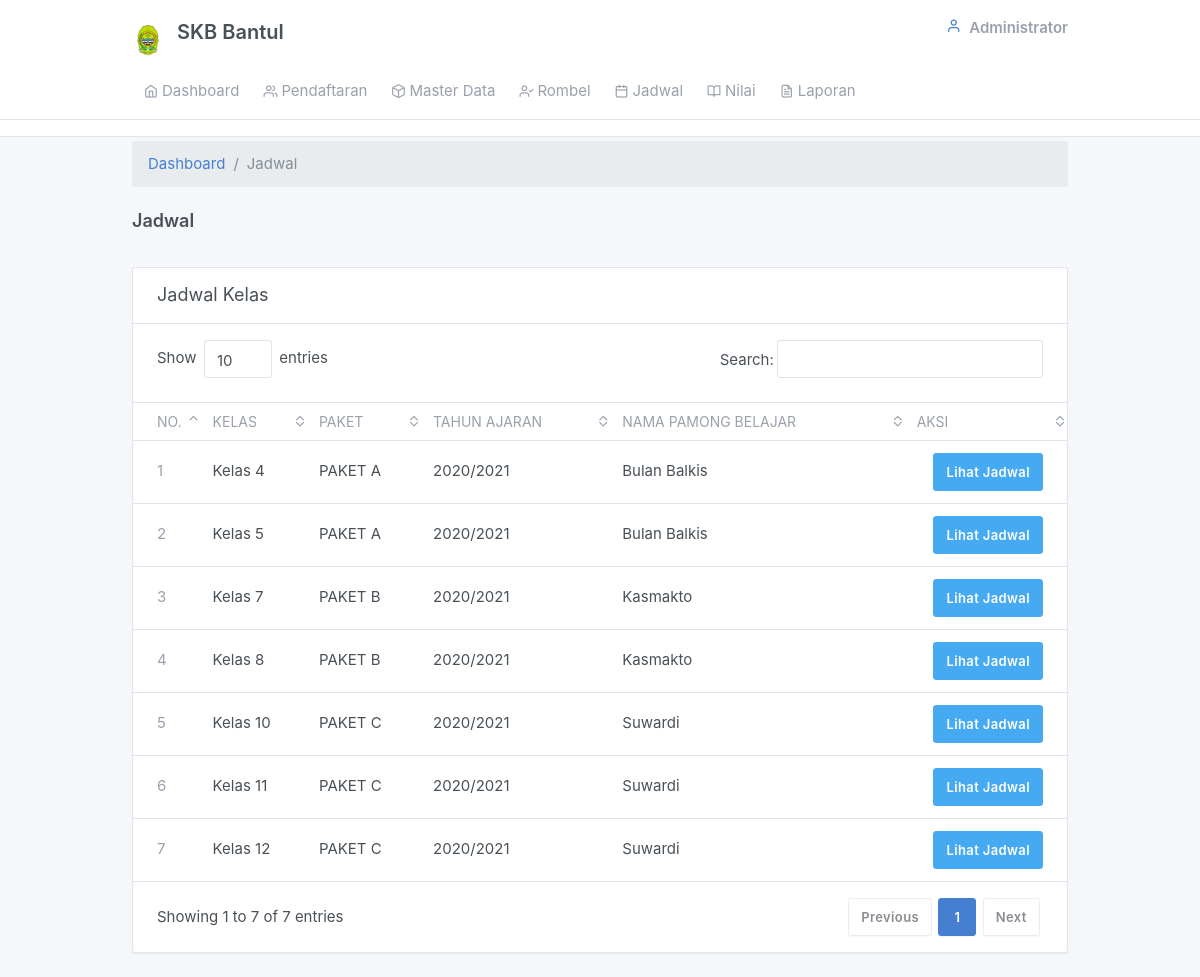
The app's page /admin/jadwal.php with its own data.
### tables this page shows
CREATE TABLE `tb_rombel` (
  `rombel_id` int(11) NOT NULL,
  `ta_id` int(11) NOT NULL,
  `kelas_id` int(11) NOT NULL,
  `nik` char(16) NOT NULL
);

CREATE TABLE `tb_kelas` (
  `kelas_id` int(11) NOT NULL,
  `kelas_nama` varchar(11) NOT NULL,
  `paket_id` int(11) NOT NULL
);

CREATE TABLE `tb_paket` (
  `paket_id` int(11) NOT NULL,
  `paket_nama` char(10) NOT NULL
);

CREATE TABLE `tb_tahunajaran` (
  `ta_id` int(11) NOT NULL,
  `ta_nama` varchar(12) NOT NULL,
  `ta_status` varchar(12) NOT NULL DEFAULT 'Tidak Aktif'
);

CREATE TABLE `tb_pamong_belajar` (
  `nik` char(16) NOT NULL,
  `pamong_nama` varchar(50) NOT NULL,
  `pamong_tempat_lhr` varchar(30) NOT NULL,
  `pamong_tanggal_lhr` date NOT NULL,
  `pamong_jenkel` enum('Laki-Laki','Perempuan') NOT NULL,
  `pamong_agama` varchar(12) NOT NULL,
  `pamong_alamat` varchar(100) NOT NULL,
  `pamong_no_hp` varchar(14) NOT NULL,
  `pamong_jabatan` enum('Pamong Belajar','Tutor') NOT NULL
);

### admin/jadwal.php (the view, shortened to what this page needs)
<?php include_once "views/main.php";?>
<div class="my-3 my-md-1">
  <div class="container">
  <ol class="breadcrumb">
            <li class="breadcrumb-item">
              <a href="../index.php">Dashboard</a>
            </li>
            <li class="breadcrumb-item active">Jadwal</li>
          </ol>
    <div class="page-header">
      <h4 class="">
        Jadwal
      </h4>
    </div>
      <div class="">
        <div class="card">
        <div class="card-header">
                    <h3 class="card-title">Jadwal Kelas</h3>
          </div>
          <div class="table-responsive">
            <table class="table card-table table-vcenter text-nowrap datatable">
              <thead>
                <tr>
                  <th class="w-2">No.</th>
                  <th>Kelas</th>
                  <th>Paket</th>
                  <th>Tahun Ajaran</th>
                  <th>Nama Pamong Belajar</th>
                  <th class="w-2">Aksi</th>
                </tr>
              </thead>
              <tbody>
                <?php
              $no=1;
              $sql = mysqli_query($connect, "SELECT a.rombel_id, c.kelas_nama,f.paket_nama,b.ta_nama,e.pamong_nama FROM tb_rombel a JOIN tb_tahunajaran b ON a.ta_id=b.ta_id JOIN tb_kelas c ON a.kelas_id=c.kelas_id JOIN tb_pamong_belajar e ON a.nik=e.nik JOIN tb_paket f ON c.paket_id=f.paket_id WHERE a.ta_id=(SELECT ta_id FROM tb_tahunajaran WHERE ta_status='Aktif')");
              $cek= mysqli_num_rows($sql);
              if($cek>0){
              while ($data= mysqli_fetch_array($sql)) {
              ?>
                <tr>
                  <td><span class="text-muted"><?php echo $no;?></span></td>
                  <td><?php echo $data['kelas_nama'];?></td>
                  <td><?php echo $data['paket_nama'];?></td>
                  <td><?php echo $data['ta_nama'];?></td>
                  <td><?php echo $data['pamong_nama'];?></td>
                  <td class="text-right">
                  <a href="jadwal_permapel.php?id=<?php echo $data['rombel_id'] ?>" class="btn btn-info" role="button">Lihat Jadwal</a>
                  </td>
                </tr>
              <?php $no++; }} ?>
              </tbody>
            </table>
          </div>
        </div>
      </div>
    </div>
  </div>

### records on screen
tb_rombel: kelas.kelas_nama "Kelas 4", tb_paket.paket_nama "PAKET A", ta.ta_nama "2020/2021", nik.pamong_nama "Bulan Balkis"
tb_rombel: kelas.kelas_nama "Kelas 5", tb_paket.paket_nama "PAKET A", ta.ta_nama "2020/2021", nik.pamong_nama "Bulan Balkis"
tb_rombel: kelas.kelas_nama "Kelas 7", tb_paket.paket_nama "PAKET B", ta.ta_nama "2020/2021", nik.pamong_nama "Kasmakto"
tb_rombel: kelas.kelas_nama "Kelas 8", tb_paket.paket_nama "PAKET B", ta.ta_nama "2020/2021", nik.pamong_nama "Kasmakto"
tb_rombel: kelas.kelas_nama "Kelas 10", tb_paket.paket_nama "PAKET C", ta.ta_nama "2020/2021", nik.pamong_nama "Suwardi"
tb_rombel: kelas.kelas_nama "Kelas 11", tb_paket.paket_nama "PAKET C", ta.ta_nama "2020/2021", nik.pamong_nama "Suwardi"
tb_rombel: kelas.kelas_nama "Kelas 12", tb_paket.paket_nama "PAKET C", ta.ta_nama "2020/2021", nik.pamong_nama "Suwardi"
